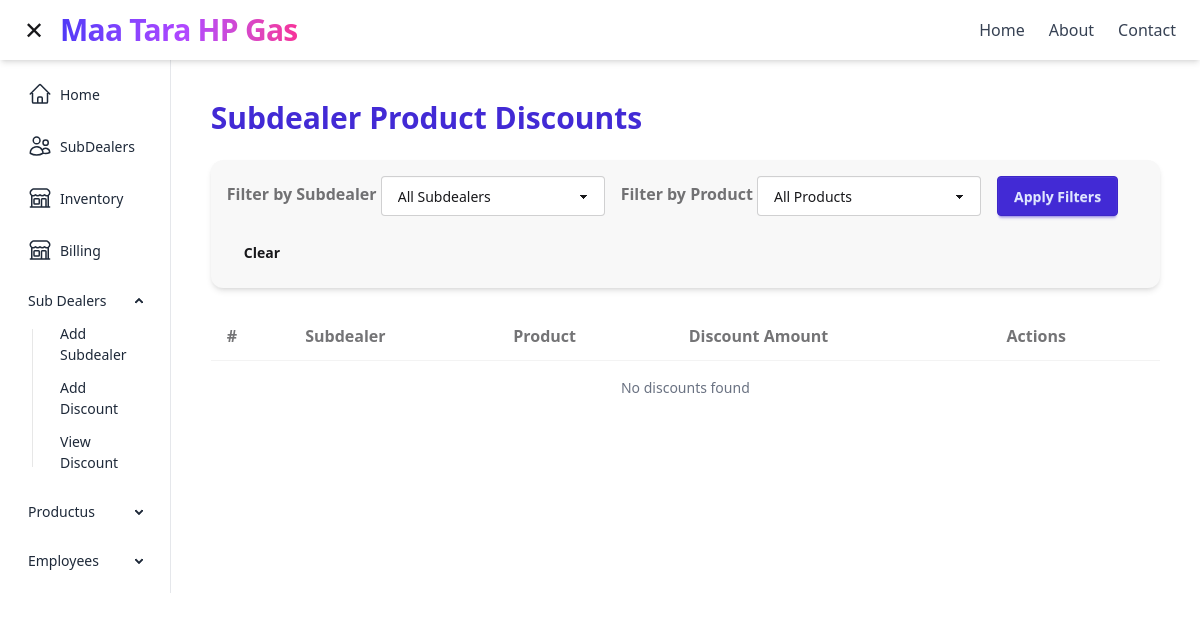
Before: /subdealers/view-discounts/ with the older database file.
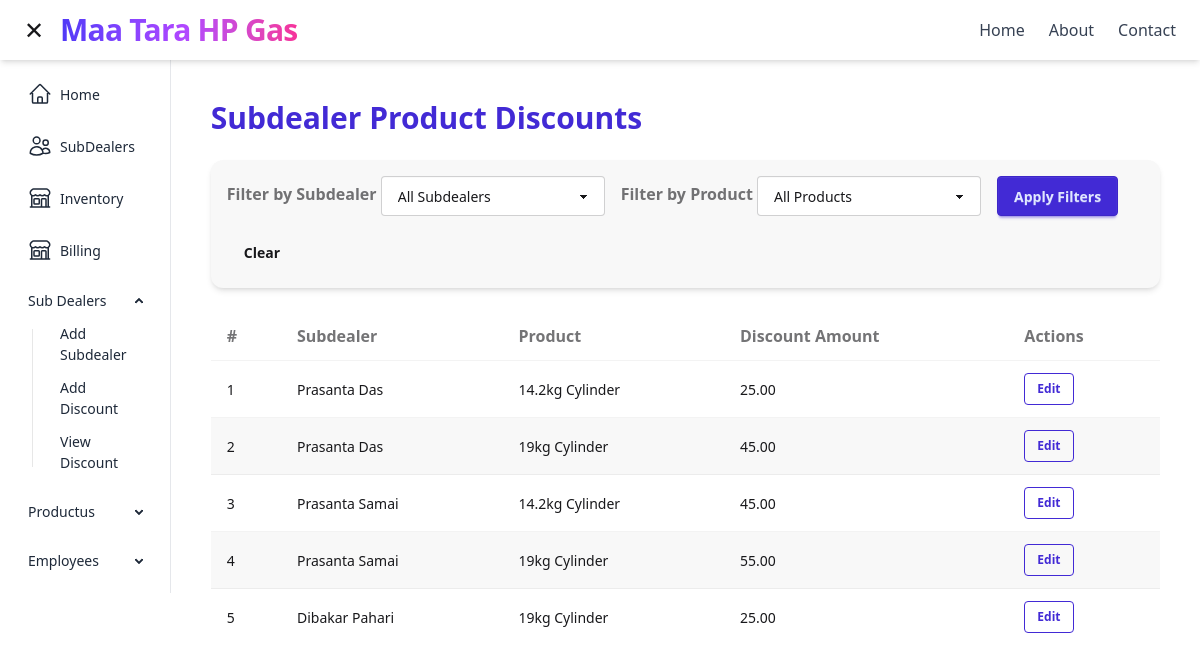
After: the same page with the newer database file.
### SubDealers/models.py (models this page shows, shortened)
class SubDealerSKUDiscount(models.Model):
    subdealer = models.ForeignKey(Subdealer, on_delete=models.CASCADE)
    product = models.ForeignKey(ProductInventory, on_delete=models.CASCADE)
    product_discount = models.DecimalField(max_digits=5, decimal_places=2)
    class Meta:
        db_table = "SubDealer_SKU_Discount"
        unique_together = ('subdealer', 'product')

class Subdealer(models.Model):
    name = models.CharField(max_length=100, help_text="Name of the subdealer")
    subdealerCode = models.CharField(max_length=50,unique=True,help_text="Unique Subdealer Code")
    phone_number = models.CharField(
        max_length=15, help_text="Phone number of the subdealer"
    )
    address = models.TextField(help_text="Address of the subdealer")
    class Meta:
        db_table = "SubDealers"

### inventory/models.py (models this page shows, shortened)
class ProductInventory(models.Model):
    product_name = models.CharField(max_length=100)
    product_quantity = models.IntegerField(default=0)
    product_price = models.DecimalField(max_digits=10, decimal_places=2,help_text="MRP of the Product")
    in_stock = models.BooleanField(default=False)
    buy_price = models.DecimalField(max_digits=10, decimal_places=2,help_text="Buying Price of the Product")
    class Meta:
        db_table = "product_inventory"

### SubDealers/views.py (the view)
# urls.py: path("view-discounts/", views.view_subdealer_discounts, name="view_subdealer_discounts"),
def view_subdealer_discounts(request):
    subdealer_filter = request.GET.get("subdealer")
    product_filter = request.GET.get("product")
    discounts = SubDealerSKUDiscount.objects.select_related("subdealer", "product").all()
    if subdealer_filter:
        discounts = discounts.filter(subdealer__id=subdealer_filter)
    if product_filter:
        discounts = discounts.filter(product__id=product_filter)
    subdealers = Subdealer.objects.all()
    products = ProductInventory.objects.all()
    context = {
        "discounts": discounts,
        "subdealers": subdealers,
        "products": products,
        "selected_subdealer": subdealer_filter,
        "selected_product": product_filter,
    }
    return render(request, "SubDealers/view_subdealer_discounts.html", context)

### templates/SubDealers/view_subdealer_discounts.html (shortened to what this page needs)
{% extends 'layout.html' %}
{% load static %}
{% block content %}
<div class="p-6">
  <h2 class="text-3xl font-bold mb-6 text-primary">Subdealer Product Discounts</h2>
  <form method="get" class="flex flex-wrap gap-4 items-end bg-base-200 p-4 rounded-xl mb-6 shadow-md">
    <div>
      <label class="label font-semibold">Filter by Subdealer</label>
      <select name="subdealer" class="select select-bordered w-56">
        <option value="">All Subdealers</option>
      </select>
    </div>
    <div>
      <label class="label font-semibold">Filter by Product</label>
      <select name="product" class="select select-bordered w-56">
        <option value="">All Products</option>
      </select>
    </div>
    <button type="submit" class="btn btn-primary">Apply Filters</button>
    <a href="{% url 'view_subdealer_discounts' %}" class="btn btn-ghost">Clear</a>
  </form>
  <div class="overflow-x-auto">
    <table class="table table-zebra w-full">
      <thead class="text-base font-semibold">
        <tr>
          <th>#</th>
          <th>Subdealer</th>
          <th>Product</th>
          <th>Discount Amount</th>
          <th>Actions</th>
        </tr>
      </thead>
      <tbody>
        {% for discount in discounts %}
        <tr class="hover">
          <td>{{ forloop.counter }}</td>
          <td>{{ discount.subdealer.name }}</td>
          <td>{{ discount.product.product_name }}</td>
          <td>{{ discount.product_discount }}</td>
          <td>
            <a href="{% url 'addSubDealersProductDiscount' %}?subdealer_code={{ discount.subdealer.subdealerCode }}&product_id={{ discount.product.id }}"
               class="btn btn-sm btn-outline btn-primary">
              Edit
            </a>
          </td>
        </tr>
        {% empty %}
        <tr>
          <td colspan="5" class="text-center text-gray-500 py-4">No discounts found</td>
        </tr>
        {% endfor %}
      </tbody>
    </table>
  </div>
</div>
{% endblock content %}

Changed rows visible on the page:
added SubDealerSKUDiscount: subdealer.name "Prasanta Das", product.product_name "14.2kg Cylinder", product_discount "25.00"
added SubDealerSKUDiscount: subdealer.name "Prasanta Das", product.product_name "19kg Cylinder", product_discount "45.00"
added SubDealerSKUDiscount: subdealer.name "Prasanta Samai", product.product_name "14.2kg Cylinder", product_discount "45.00"
added SubDealerSKUDiscount: subdealer.name "Prasanta Samai", product.product_name "19kg Cylinder", product_discount "55.00"
added SubDealerSKUDiscount: subdealer.name "Dibakar Pahari", product.product_name "19kg Cylinder", product_discount "25.00"
Other visible differences:
text no longer shown: "No discounts found"
